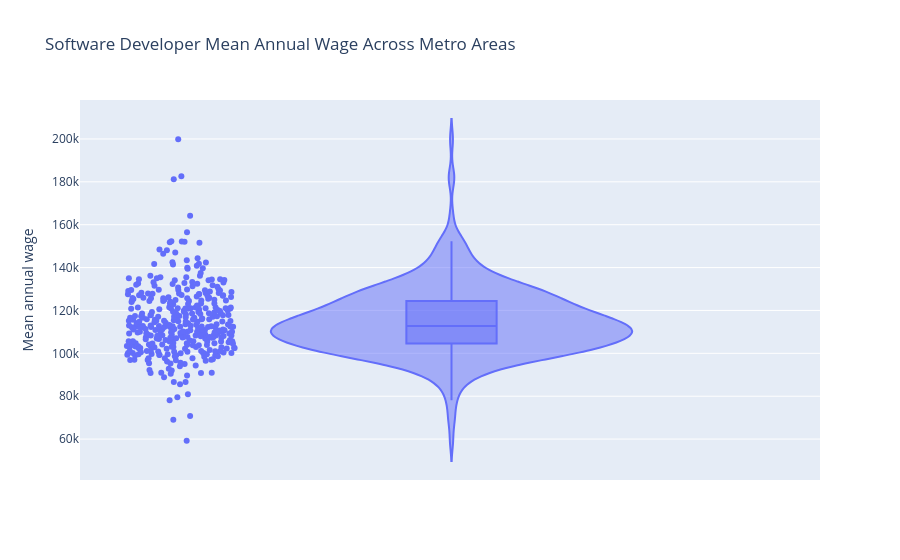

The notebook cell saved with this chart:
### Markdown cell above
## 4. Violin Plot: Software Developer Wages Across Metro Areas

- **Objective:** To see how much the average Software Developer wage changes from one metro area to another, and which areas pay the most and the least.
- **Why this visualisation type:** The reason why I chose a violin plot is that it shows the shape of a distribution, so I can see where most metro areas are and how far the unusual ones are from them. The box inside shows the median and the middle half of the areas. Software Developers are the largest occupation, so there are a lot of metro areas to compare.

### Code cell
software_developer_metros = metros[metros["OCC_CODE"] == "15-1252"]

fig_violin = px.violin(software_developer_metros,
                  y="A_MEAN",
                  box=True,
                  points="all",
                  hover_name="AREA_TITLE",
                  labels={"A_MEAN": "Mean annual wage"},
                  title="Software Developer Mean Annual Wage Across Metro Areas")
fig_violin.show()

### Figure 1 — Plotly figure (JSON) as saved in the notebook; plotly's stock layout.template omitted (floating-point values rounded to 4 significant figures; data arrays with more than 128 entries replaced by an {"elided": "..."} marker saying what was removed)
{"data": [{"alignmentgroup": "True", "box": {"visible": true}, "hovertemplate": "<b>%{hovertext}</b><br><br>Mean annual wage=%{y}<extra></extra>", "hovertext": {"elided": "380 str values"}, "legendgroup": "", "marker": {"color": "#636efa"}, "name": "", "offsetgroup": "", "orientation": "v", "points": "all", "scalegroup": "True", "showlegend": false, "type": "violin", "x0": " ", "xaxis": "x", "y": {"elided": "380 float values"}, "y0": " ", "yaxis": "y"}], "layout": {"legend": {"tracegroupgap": 0}, "title": {"text": "Software Developer Mean Annual Wage Across Metro Areas"}, "violinmode": "group", "xaxis": {"anchor": "y", "domain": [0, 1]}, "yaxis": {"anchor": "x", "domain": [0, 1], "title": {"text": "Mean annual wage"}}}}
